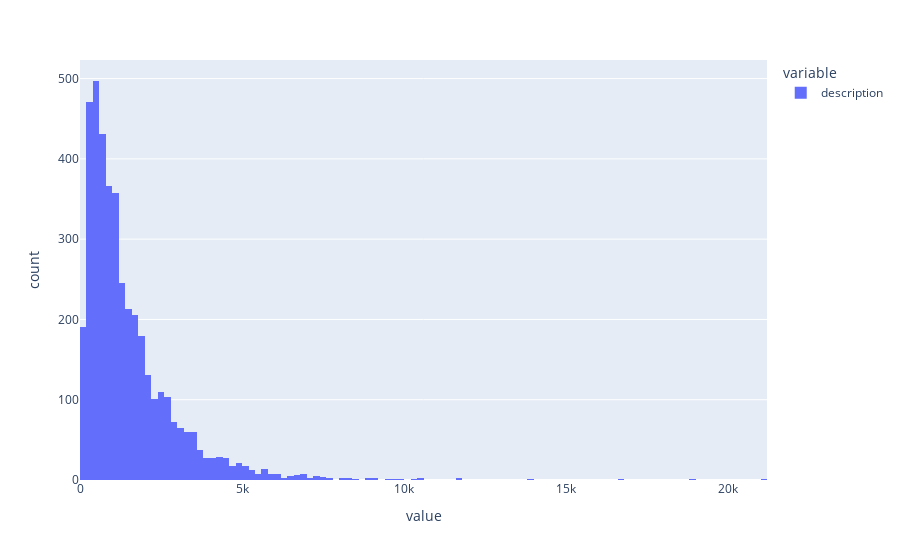

Notebook code for this chart:
### Code cell
px.histogram(data_at_select['description'].apply(len)).show()

### Figure 1 — Plotly figure (JSON) as saved in the notebook; plotly's stock layout.template omitted (floating-point values rounded to 4 significant figures; data arrays with more than 128 entries replaced by an {"elided": "..."} marker saying what was removed)
{"data": [{"alignmentgroup": "True", "bingroup": "x", "hovertemplate": "variable=description<br>value=%{x}<br>count=%{y}<extra></extra>", "legendgroup": "description", "marker": {"color": "#636efa", "pattern": {"shape": ""}}, "name": "description", "offsetgroup": "description", "orientation": "v", "showlegend": true, "type": "histogram", "x": {"elided": "4169 int values"}, "xaxis": "x", "yaxis": "y"}], "layout": {"barmode": "relative", "legend": {"title": {"text": "variable"}, "tracegroupgap": 0}, "margin": {"t": 60}, "xaxis": {"anchor": "y", "domain": [0, 1], "title": {"text": "value"}}, "yaxis": {"anchor": "x", "domain": [0, 1], "title": {"text": "count"}}}}
